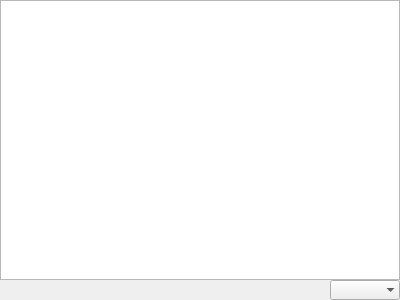
<?xml version="1.0" encoding="UTF-8"?>
<ui version="4.0">
 <comment>
  * Released as open source by NCC Group Plc - http://www.nccgroup.com/
  *
  * Developed by Gabriel Caudrelier, gabriel dot caudrelier at nccgroup dot com
  *
  * https://github.com/nccgroup/pip3line
  *
  * Released under AGPL see LICENSE for more information
</comment>
 <class>TextView</class>
 <widget class="QWidget" name="TextView">
  <property name="geometry">
   <rect>
    <x>0</x>
    <y>0</y>
    <width>400</width>
    <height>300</height>
   </rect>
  </property>
  <property name="windowTitle">
   <string>Form</string>
  </property>
  <layout class="QVBoxLayout" name="verticalLayout">
   <property name="spacing">
    <number>0</number>
   </property>
   <property name="margin">
    <number>0</number>
   </property>
   <item>
    <widget class="QPlainTextEdit" name="plainTextEdit">
     <property name="acceptDrops">
      <bool>false</bool>
     </property>
    </widget>
   </item>
   <item>
    <widget class="QWidget" name="widget" native="true">
     <layout class="QHBoxLayout" name="horizontalLayout">
      <property name="spacing">
       <number>0</number>
      </property>
      <property name="margin">
       <number>0</number>
      </property>
      <item>
       <widget class="QLabel" name="statsLabel">
        <property name="text">
         <string/>
        </property>
       </widget>
      </item>
      <item>
       <spacer name="horizontalSpacer">
        <property name="orientation">
         <enum>Qt::Horizontal</enum>
        </property>
        <property name="sizeHint" stdset="0">
         <size>
          <width>40</width>
          <height>20</height>
         </size>
        </property>
       </spacer>
      </item>
      <item>
       <widget class="QComboBox" name="codecsComboBox">
        <property name="sizePolicy">
         <sizepolicy hsizetype="Minimum" vsizetype="Fixed">
          <horstretch>0</horstretch>
          <verstretch>0</verstretch>
         </sizepolicy>
        </property>
        <property name="focusPolicy">
         <enum>Qt::NoFocus</enum>
        </property>
        <property name="frame">
         <bool>false</bool>
        </property>
       </widget>
      </item>
     </layout>
    </widget>
   </item>
  </layout>
  <action name="saveAllToFileAction">
   <property name="text">
    <string>Save All to File</string>
   </property>
   <property name="toolTip">
    <string>Save All to File</string>
   </property>
  </action>
  <action name="saveSelectedToFileAction">
   <property name="text">
    <string>Save Selected to File</string>
   </property>
  </action>
 </widget>
 <resources/>
 <connections/>
</ui>
